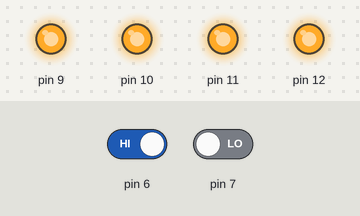
This sketch was run on a simulated Arduino Uno, built with avr-gcc and run on an emulated ATmega328P. On the bench: output pins drawn as LEDs (lit = HIGH). The test bench sets the inputs (shaded band); at power-on: pin 6 HIGH, pin 7 LOW.

Above: at 1.8 s.
1.9 s: pin 6 driven LOW
At 2.5 s:
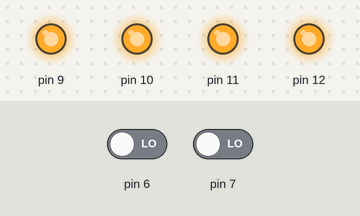
3.4 s: pin 7 driven HIGH
At 3.8 s:
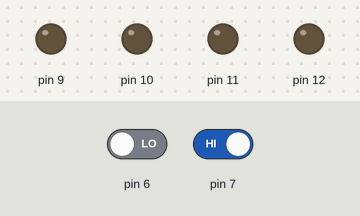
4.9 s: pin 6 driven HIGH and pin 7 driven LOW
At 5.3 s:
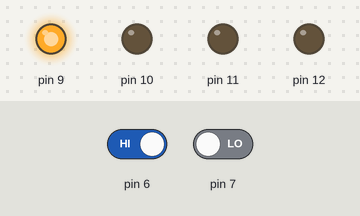
Timing chart, 0 to 14.2 s (numbered marks = the images above; inputs shaded):
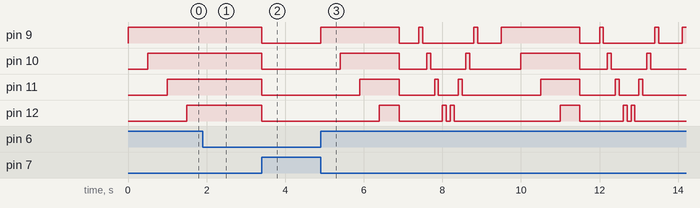

The sketch:

secLED.ino
```cpp
//왼쪽스위치 한번 LED OFF/ reset
//오른쪽스위치 누르면 누를때마다 LED 하나씩 켜짐


int number=0;//오른쪽스위치 입력 횟수

void setup(){
    pinMode(6,INPUT);pinMode(7,INPUT);//스위치핀
    pinMode(9,OUTPUT);pinMode(10,OUTPUT);//LED핀
    pinMode(11,OUTPUT);pinMode(12,OUTPUT);

    //초기에 모두 OFF
    digitalWrite(9,LOW);
    digitalWrite(10,LOW);
    digitalWrite(11,LOW);
    digitalWrite(12,LOW);


}

void loop(){
    int buttonL=digitalRead(7);
    int buttonR=digitalRead(6);

    //왼쪽스위치
    if (buttonL==1 & buttonR ==0){
        number=0;
        digitalWrite(9,LOW);digitalWrite(11,LOW);
        digitalWrite(12,LOW);digitalWrite(10,LOW);
    }
    else if(buttonL==0 & buttonR ==1){

        if(number==0) {
            digitalWrite(9,HIGH);
            delay(500);number++;
        }
        else if (number==1) {
            digitalWrite(10,HIGH);
            delay(500);number++;
            }
        else if (number==2) {
            digitalWrite(11,HIGH);
            delay(500);number++;
        }
        else if (number==3) {
            digitalWrite(12,HIGH);
            delay(500);number++;
        }
        else if (number==4){
            digitalWrite(9,LOW);
            digitalWrite(10,LOW);
            digitalWrite(11,LOW);
            digitalWrite(12,LOW);
            delay(500);number++;
        }
        else if (number==5){
            for(int i=0;i<4;i++){
                digitalWrite(i+9,HIGH);
                delay(100);
                digitalWrite(i+9,LOW);
                delay(100);

            }
            for(int i=3;i>=0;i--){
                digitalWrite(i+9,HIGH);
                delay(100);
                digitalWrite(i+9,LOW);
                delay(100);
            }
            delay(500);number++;
        }
        else if (number>5){
            number=0;
        }
    }
}
```

Measured:
- after the input at 1.9 s, pin 9–12: stays HIGH (without the input it goes to LOW after 0.10 s)
- after the input at 3.4 s, pin 9–12: HIGH → LOW at once
- after the input at 4.9 s, pin 9: LOW → HIGH at once, → LOW 2.0 s later, → HIGH 0.50 s later, → LOW 0.10 s later, … (13 changes in this stretch); pin 10: LOW → HIGH after 0.50 s, → LOW 1.5 s later, → HIGH 0.70 s later, → LOW 0.10 s later, … (12 changes in this stretch)
